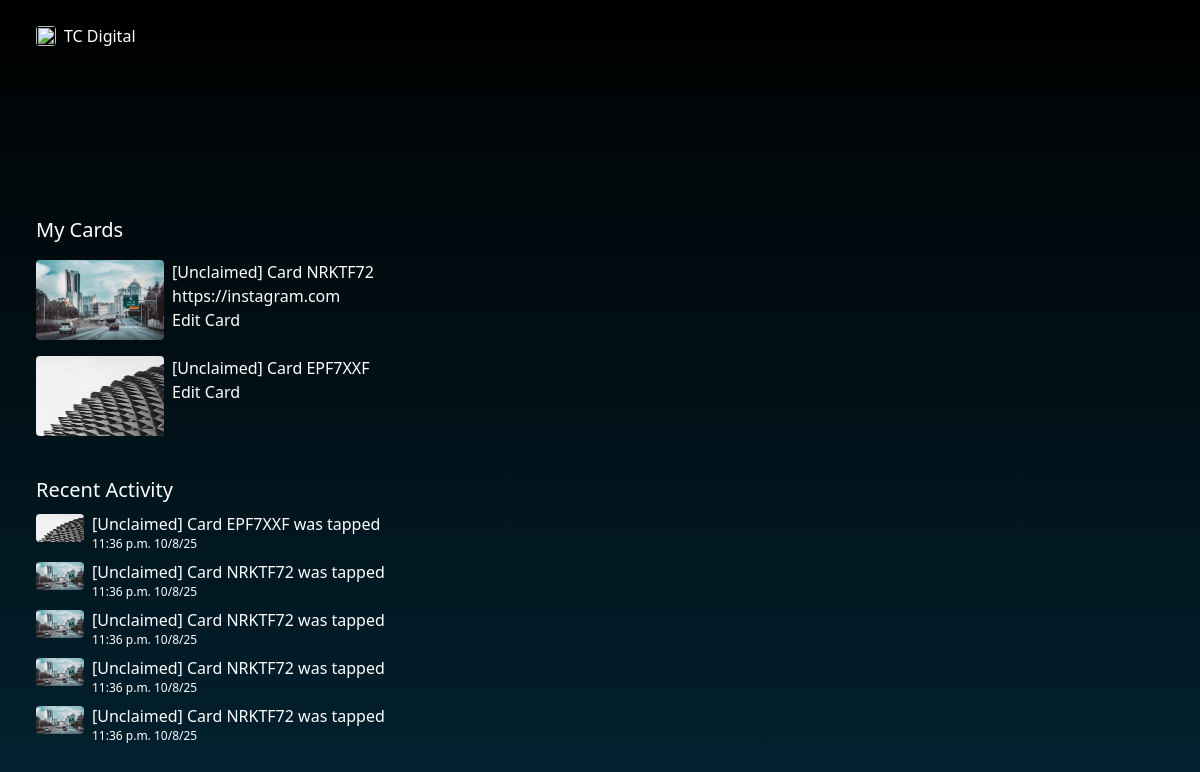
Page /dashboard/ on the earlier database version.
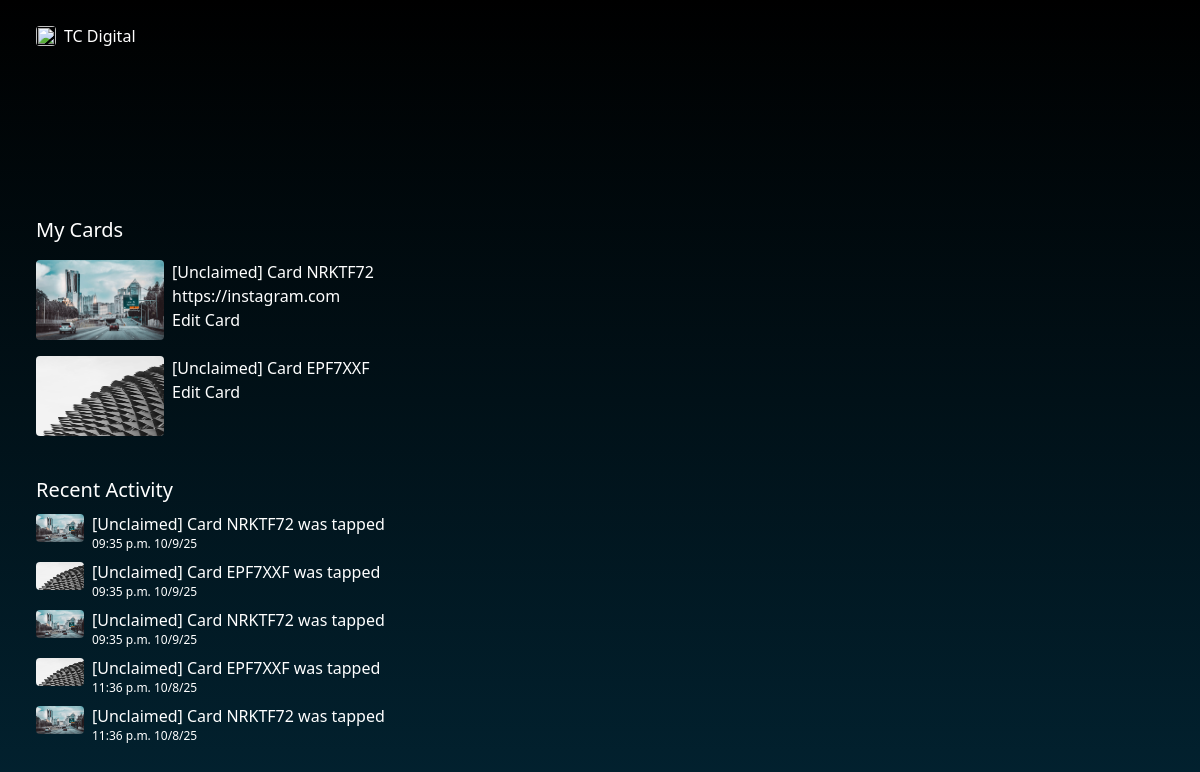
Same page on the later database version.
### cardManager/models.py (models this page shows, shortened)
class Card(models.Model):
	card_id = models.AutoField(primary_key=True)
	token = models.CharField(max_length=7, default=gen_token, blank=False,null=False, unique=True)
	owner = models.ForeignKey(Owner, on_delete=models.PROTECT, related_name='cards',null=True, blank=True)
	alias = models.CharField(max_length=60, blank=True)
	show_profile = models.BooleanField(default=False)
	reroute_url = models.URLField(max_length=200, blank=True)
	design = models.ForeignKey(Design, on_delete=models.PROTECT, related_name='cards', null=False, blank=False)
	class Meta:
		constraints = [
			UniqueConstraint(fields=['owner','alias'], name='unique_card_alias')
		]
	def __str__(self):
		return f"Card {self.token}" if self.owner else f"[Unclaimed] Card {self.token}"
	def get_absolute_url(self):
		return reverse('card_view', kwargs={'card_token': self.token})

class Design(models.Model):
	design_id = models.AutoField(primary_key=True)
	name = models.CharField(blank=False, null=False, max_length=50)
	front_design = models.ImageField(upload_to='cardDesigns/', blank=True)

class Usage(models.Model):
	card = models.ForeignKey(Card, on_delete=models.CASCADE, related_name='usage' )
	date_used = models.DateTimeField(default=timezone.now, editable=False)

### cardManager/views.py (the view)
# urls.py: path('dashboard/', views.UserDashboard.as_view(), name='dashboard_view'),
class UserDashboard(ContextMixin, View):
	template_name = 'cardManager/dashboard.html'
	def get(self, request, **kwargs):
		context = self.get_context_data(**kwargs)
		return render(request, self.template_name, context)
	def get_context_data(self, **kwargs):
		context = super().get_context_data(**kwargs)
		owner_id = self.request.user.pk
		owner_cards = Card.objects.filter(owner_id=owner_id)
		recent_activities = Usage.objects.filter(card__owner=owner_id).order_by('-date_used')[0:5]
		context['user_cards'] = owner_cards
		context['recent_activities'] = recent_activities
		return context

### cardManager/templates/cardManager/dashboard.html (shortened to what this page needs)
{% extends 'cardManager/base.html'%}
{% block content %}
	<div class="flex flex-col gap-4 mb-10">
		<h2 class="text-xl">My Cards</h2>
	{% for card in user_cards %}
		<div class="flex flex-row gap-2">
			<a href="{{ card.get_absolute_url }}">
				<img class="w-[8rem] h-[5rem] rounded-sm" src="/media/{{ card.design.front_design.url }}"/>
			</a>
			<div>
				{% if card.alias %}
					<p>{{ card.alias }}</p>
					{% else %}
					<p>{{ card }}</p>
				{% endif %}
				{% if card.show_profile %}
					<p class="text-darkgrey">Points to your profile</p>
				{% elif not card.show_profile and card.reroute_url %}
					<p class="text-darkgrey">{{ card.reroute_url }}</p>
				{% endif %}
				<a href="">Edit Card</a>
			</div>
		</div>
		{% empty %}
		<p>Looks like there aren't any cards here.</p>
	{% endfor %}
	</div>
		<div class="activity flex flex-col">
			<h2 class="text-xl">Recent Activity</h2>
			{% for activity in recent_activities%}
			<div class="flex flex-row items-center gap-2">
				<div>
					<img src="/media/{{ activity.card.design.front_design.url }}" class="w-[3rem] h-[1.7rem] rounded-sm">
				</div>
				<div class="flex flex-col mt-2">
					{% if activity.card.alias %}
					<p>{{ activity.card.alias }} was tapped</p>
					{% else %}
					<p>{{ activity.card }} was tapped</p>
				{% endif %}
					<p class="text-xs">{{ activity.date_used|date:"h:i a m/j/y" }} </p>
				</div>
			</div>
			{% empty %}
				<p>No recent activity yet</p>
			{% endfor %}
		</div>
{% endblock %}

### cardManager/templates/cardManager/base.html (shortened to what this page needs)
{% load static %}
<!DOCTYPE html>
<html lang="en">
<head>
	<link rel="stylesheet" href="https://cdn.jsdelivr.net/npm/@fortawesome/fontawesome-free@6.6.0/css/fontawesome.min.css">
	<script src="https://cdn.jsdelivr.net/npm/@tailwindcss/browser@4"></script>
</head>
<body class="min-h-[100vh] bkg-gradient text-white">
	<nav class="w-[100vw] py-6 px-9 flex justify-between items-center">
		<div class="flex gap-2 items-center" name="icon-and-navbar-header">
			<img src="" alt="" class="w-[20px] h-[20px] rounded">
			{% if request.user.is_authenticated %}
				<a href="{% url 'dashboard_view' %}" class="text-white">
					<span>{{ request.user }}</span>
				</a>
			{% else %}
				<span>TC Digital</span>
			{% endif %}
		</div>
	</nav>
	<div class="w-full py-18 px-6">
	</div>
	<div class="@container px-9">
		{% block content %}
		{% endblock %}
	</div>
</body>
</html>

### cardManager/templates/cardManager/base.html (style rules this page uses)
:root { --color-main:#0091CA; --color-main-dark:#022230; --color-secondary:; --color-secondary-dark:; --color-input-bkg:#081b2b66; --color-danger:red; --color-input-border:#1f719340; }
.bkg-gradient { background:linear-gradient(to bottom, black, var(--color-main-dark) 100%); }

Differences in the rows shown:
no longer on this page (row unchanged): Usage: card.design.front_design (picture), card "[Unclaimed] Card NRKTF72", date_used "11:36 p.m. 10/8/25"
no longer on this page (row unchanged): Usage: card.design.front_design (picture), card "[Unclaimed] Card NRKTF72", date_used "11:36 p.m. 10/8/25"
no longer on this page (row unchanged): Usage: card.design.front_design (picture), card "[Unclaimed] Card NRKTF72", date_used "11:36 p.m. 10/8/25"
added Usage: card.design.front_design (picture), card "[Unclaimed] Card NRKTF72", date_used "09:35 p.m. 10/9/25"
added Usage: card.design.front_design (picture), card "[Unclaimed] Card EPF7XXF", date_used "09:35 p.m. 10/9/25"
added Usage: card.design.front_design (picture), card "[Unclaimed] Card NRKTF72", date_used "09:35 p.m. 10/9/25"
